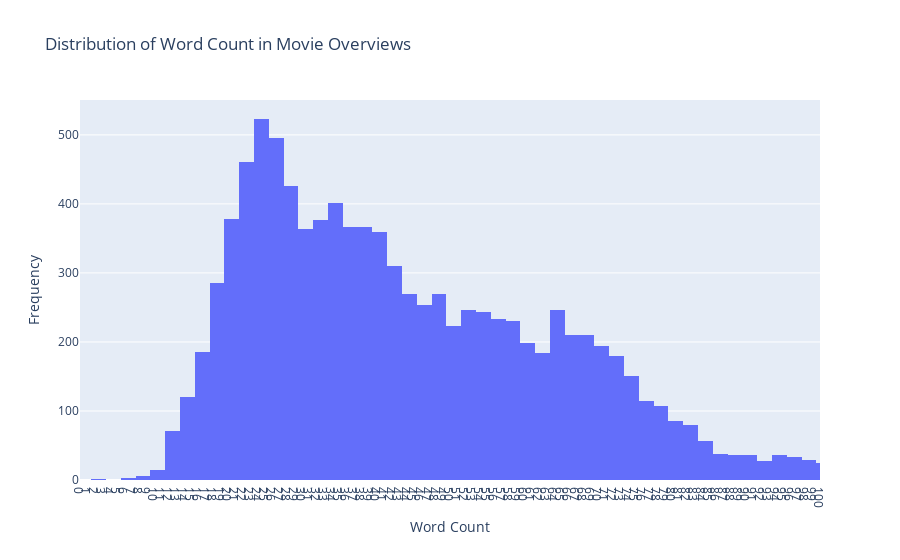

This figure's notebook cell:
### Markdown cell above
The graph shows the distribution of overviews lentghs, there is a dense occurrence around 25 count of words, meaning that the texts are not long.

There are some occurences which has less than 10 words, this could lead to some genres that is not identifiable because of too little data. Let's check how it looks like.

### Code cell
import plotly.graph_objects as go

word_count = df["overview"].str.split().str.len()

fig = go.Figure(data=[go.Histogram(x=word_count)])

fig.update_layout(
    title="Distribution of Word Count in Movie Overviews",
    xaxis_title="Word Count",
    yaxis_title="Frequency",
    xaxis=dict(
        tickmode='linear',
        dtick=1,
        range=[0, 100]
    )
)
fig.show()

### Figure 1 — Plotly figure (JSON) as saved in the notebook; plotly's stock layout.template omitted (floating-point values rounded to 4 significant figures; data arrays with more than 128 entries replaced by an {"elided": "..."} marker saying what was removed)
{"data": [{"type": "histogram", "x": {"elided": "9980 int values"}}], "layout": {"title": {"text": "Distribution of Word Count in Movie Overviews"}, "xaxis": {"dtick": 1, "range": [0, 100], "tickmode": "linear", "title": {"text": "Word Count"}}, "yaxis": {"title": {"text": "Frequency"}}}}
